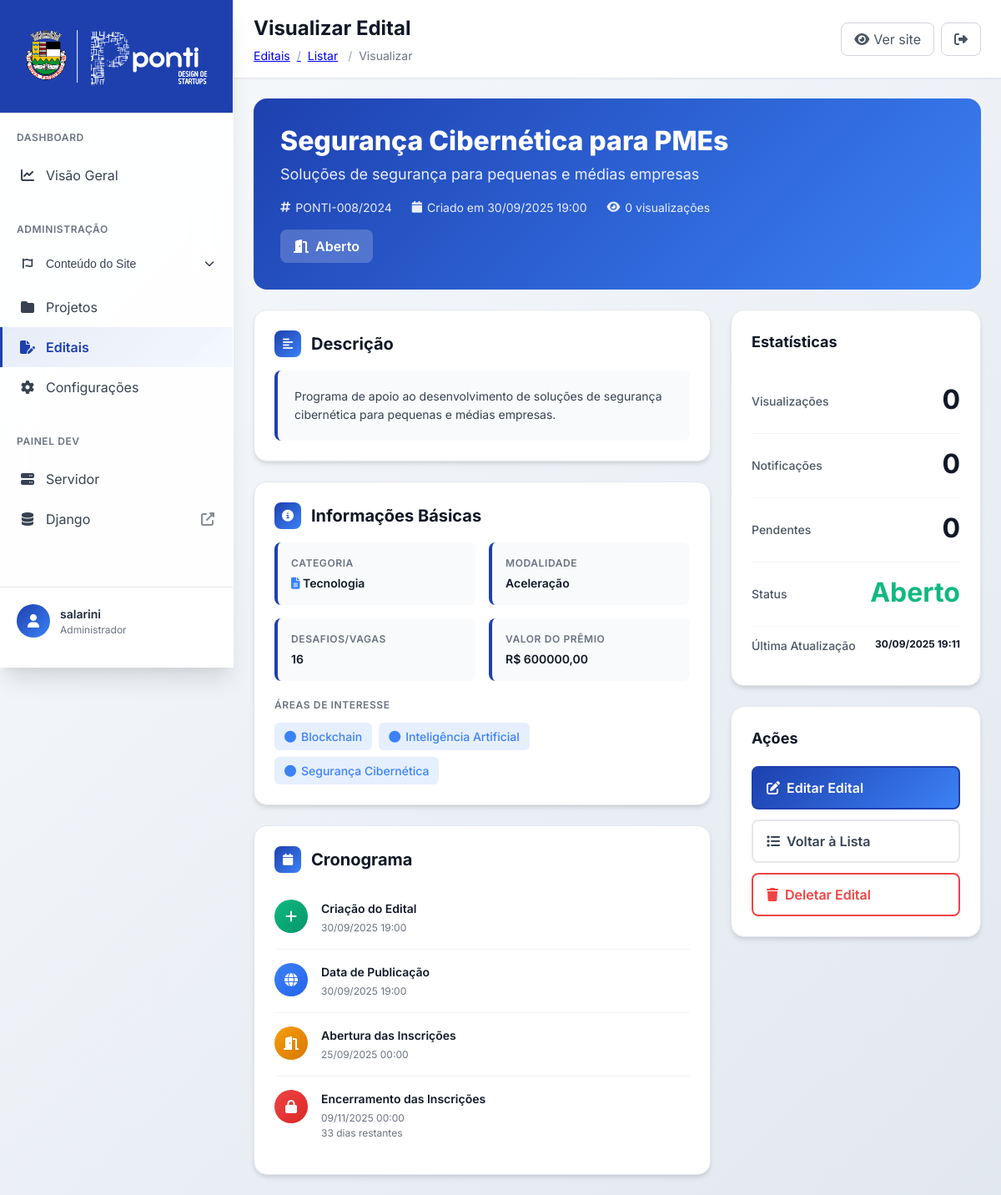
The app's page /editais/admin/editais/16/visualizar/ (signed in), older data.
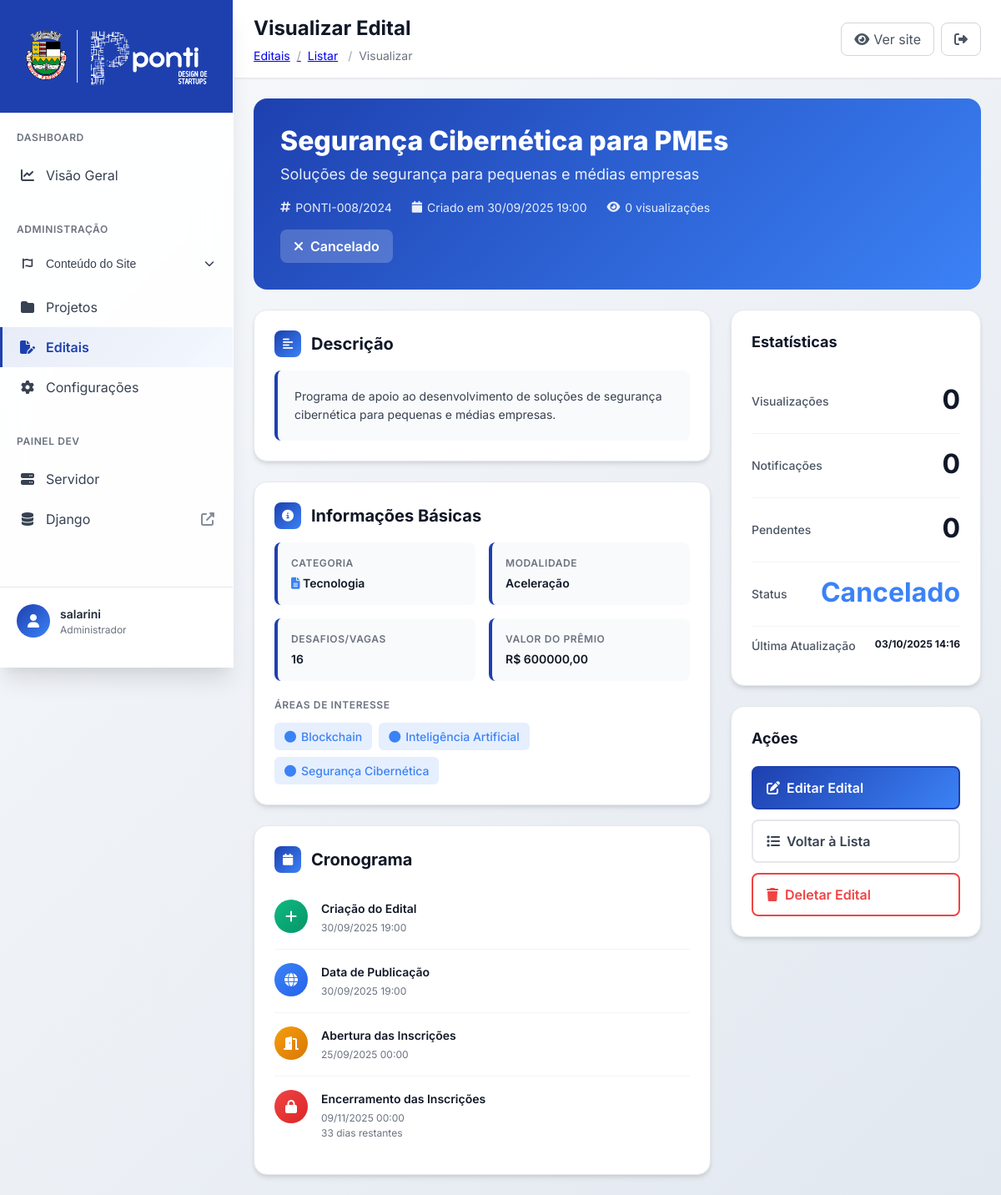
The same page, newer data.
### editais/models.py (models this page shows, shortened)
class Edital(models.Model):
    STATUS_CHOICES = [
        ('rascunho', 'Rascunho'),
        ('em_breve', 'Em Breve'),
        ('aberto', 'Aberto'),
        ('encerrado', 'Encerrado'),
        ('suspenso', 'Suspenso'),
        ('cancelado', 'Cancelado'),
    ]
    MODALIDADE_CHOICES = [
        ('fomento', 'Fomento'),
        ('aceleracao', 'Aceleração'),
        ('premio', 'Prêmio'),
        ('chamada_publica', 'Chamada Pública'),
        ('outro', 'Outro'),
    ]
    titulo = models.CharField(
        max_length=200,
        verbose_name="Título do Edital",
        help_text="Ex: EDITAL SECTIDE 001/2025"
    )
    numero_edital = models.CharField(
        max_length=50,
        unique=True,
        verbose_name="Número do Edital",
        help_text="Ex: SECTIDE-001/2025"
    )
    slug = models.SlugField(
        max_length=200,
        unique=True,
        verbose_name="Slug",
        help_text="Gerado automaticamente a partir do título"
    )
    subtitulo = models.CharField(
        max_length=300,
        verbose_name="Subtítulo",
        help_text="Descrição breve do edital"
    )
    descricao_completa = models.TextField(
        verbose_name="Descrição Completa",
        help_text="Descrição detalhada do edital"
    )
    categoria = models.ForeignKey(
        CategoriaEdital,
        on_delete=models.CASCADE,
        verbose_name="Categoria"
    )
    areas_interesse = models.ManyToManyField(
        AreaInteresse,
        blank=True,
        verbose_name="Áreas de Interesse",
        help_text="Áreas temáticas do edital"
    )
    modalidade = models.CharField(
        max_length=20,
        choices=MODALIDADE_CHOICES,
        default='fomento',
        verbose_name="Modalidade"
    )
    status = models.CharField(
        max_length=20,
        choices=STATUS_CHOICES,
        default='rascunho',
        verbose_name="Status"
    )
    data_publicacao = models.DateTimeField(
        blank=True,
        null=True,
        verbose_name="Data de Publicação"
    )
    data_abertura = models.DateTimeField(
        blank=True,
        null=True,
        verbose_name="Data de Abertura",
        help_text="Quando as inscrições se iniciam"
    )
    data_encerramento = models.DateTimeField(
        verbose_name="Data de Encerramento",
        help_text="Quando as inscrições se encerram"
    )
    numero_desafios = models.PositiveIntegerField(
        blank=True,
        null=True,
        verbose_name="Número de Desafios",
        help_text="Quantidade de desafios ou vagas (se aplicável)"
    )
    valor_premio = models.DecimalField(
        max_digits=12,
        decimal_places=2,
        blank=True,
        null=True,
        verbose_name="Valor do Prêmio",
        help_text="Valor total em R$ (se aplicável)"
    )
    arquivo_edital = models.FileField(
        upload_to=edital_upload_path,
        blank=True,
        null=True,
        validators=[FileExtensionValidator(['pdf', 'doc', 'docx'])],
        verbose_name="Arquivo do Edital",
        help_text="Arquivo PDF ou DOC do edital completo"
    )
    link_inscricao = models.URLField(
        blank=True,
        verbose_name="Link de Inscrição",
        help_text="URL para inscrições (se externo)"
    )
    link_mais_informacoes = models.URLField(
        blank=True,
        verbose_name="Link Mais Informações",
        help_text="URL para mais informações"
    )
    destaque = models.BooleanField(
        default=False,
        verbose_name="Destacar",
        help_text="Destacar este edital na listagem"
    )
    cor_status = models.CharField(
        max_length=7,
        blank=True,
        verbose_name="Cor do Status",
        help_text="Cor personalizada para o status (opcional)"
    )
    data_criacao = models.DateTimeField(
        default=timezone.now,
        verbose_name="Data de Criação"
    )
    data_atualizacao = models.DateTimeField(
        auto_now=True,
        verbose_name="Última Atualização"
    )
    criado_por = models.ForeignKey(
        'auth.User',
        on_delete=models.SET_NULL,
        null=True,
        blank=True,
        verbose_name="Criado por"
    )
    visualizacoes = models.PositiveIntegerField(
        default=0,
        verbose_name="Visualizações"
    )
    class Meta:
        verbose_name = "Edital"
        verbose_name_plural = "Editais"
        ordering = ['-data_criacao', '-destaque']
    @property
    def dias_restantes(self):
        if not self.data_encerramento:
            return None
        agora = timezone.now()
        if agora > self.data_encerramento:
            return 0
        delta = self.data_encerramento - agora
        return delta.days
    @property
    def cor_status_calculada(self):
        if self.cor_status:
            return self.cor_status
        cores_padrao = {
            'rascunho': '#6b7280',
            'em_breve': '#1e40af',
            'aberto': '#10b981',
            'encerrado': '#ef4444',
            'suspenso': '#f59e0b',
            'cancelado': '#ef4444',
        }
        return cores_padrao.get(self.status, '#6b7280')
    @property
    def icone_status(self):
        icones = {
            'rascunho': 'fas fa-edit',
            'em_breve': 'fas fa-clock',
            'aberto': 'fas fa-door-open',
            'encerrado': 'fas fa-lock',
            'suspenso': 'fas fa-pause',
            'cancelado': 'fas fa-times',
        }
        return icones.get(self.status, 'fas fa-file-alt')

class CategoriaEdital(models.Model):
    nome = models.CharField(
        max_length=50,
        unique=True,
        verbose_name="Nome da Categoria",
        help_text="Ex: STARTUPS, ACELERAÇÃO, FOMENTO"
    )
    slug = models.SlugField(
        max_length=50,
        unique=True,
        verbose_name="Slug",
        help_text="Identificador único para URLs"
    )
    cor = models.CharField(
        max_length=7,
        default="#3b82f6",
        verbose_name="Cor",
        help_text="Código hex da cor (#3b82f6)"
    )
    icone = models.CharField(
        max_length=50,
        default="fas fa-file-alt",
        verbose_name="Ícone",
        help_text="Classe do FontAwesome (fas fa-rocket)"
    )
    descricao = models.TextField(
        blank=True,
        verbose_name="Descrição",
        help_text="Descrição da categoria"
    )
    ativo = models.BooleanField(
        default=True,
        verbose_name="Ativo"
    )
    class Meta:
        verbose_name = "Categoria de Edital"
        verbose_name_plural = "Categorias de Editais"
        ordering = ['nome']

### editais/views.py (the view)
# urls.py: path('admin/editais/<int:edital_id>/visualizar/', views.admin_visualizar_edital, name='admin_visualizar_edital'),
@login_required
@user_passes_test(staff_required)
def admin_visualizar_edital(request, edital_id):
    edital = get_object_or_404(Edital, id=edital_id)
    notificacoes = NotificacaoEdital.objects.filter(edital=edital)
    context = {
        'edital': edital,
        'notificacoes': notificacoes,
        'total_notificacoes': notificacoes.count(),
        'notificacoes_pendentes': notificacoes.filter(notificado=False).count(),
    }
    return render(request, 'editais/admin/visualizar.html', context)

### editais/views.py (called while the page is built)
def staff_required(user):
    return user.is_staff

### editais/templates/editais/admin/visualizar.html (shortened to what the changed rows need)
{% extends 'core_admin/base.html' %}
{% load static %}
{% block page_title %}Visualizar Edital{% endblock %}
{% block content %}
<div class="edital-header">
    <h1 class="edital-title">{{ edital.titulo }}</h1>
    <p class="edital-subtitle">{{ edital.subtitulo }}</p>
    <div class="edital-meta">
        <div class="meta-item">
            <i class="fas fa-hashtag"></i>
            <span>{{ edital.numero_edital }}</span>
        </div>
        <div class="meta-item">
            <i class="fas fa-calendar"></i>
            <span>Criado em {{ edital.data_criacao|date:"d/m/Y H:i" }}</span>
        </div>
        <div class="meta-item">
            <i class="fas fa-eye"></i>
            <span>{{ edital.visualizacoes }} visualizações</span>
        </div>
    </div>
    <div class="status-badge">
        <i class="{{ edital.icone_status }}"></i>
        {{ edital.get_status_display }}
    </div>
</div>
<div class="content-grid">
    <div class="main-content">
        <div class="content-card">
            <div class="description-text">
                {{ edital.descricao_completa|linebreaks }}
            </div>
        </div>
        <div class="content-card">
            <div class="info-grid">
                <div class="info-item">
                    <div class="info-label">Categoria</div>
                    <div class="info-value">
                        <i class="{{ edital.categoria.icone }}" style="color: {{ edital.categoria.cor }};"></i>
                        {{ edital.categoria.nome }}
                    </div>
                </div>
                <div class="info-item">
                    <div class="info-label">Modalidade</div>
                    <div class="info-value">{{ edital.get_modalidade_display }}</div>
                </div>
                {% if edital.numero_desafios %}
                <div class="info-item">
                    <div class="info-label">Desafios/Vagas</div>
                    <div class="info-value">{{ edital.numero_desafios }}</div>
                </div>
                {% endif %}
                {% if edital.valor_premio %}
                <div class="info-item">
                    <div class="info-label">Valor do Prêmio</div>
                    <div class="info-value">R$ {{ edital.valor_premio|floatformat:2 }}</div>
                </div>
                {% endif %}
            </div>
        </div>
        <div class="content-card">
            <div class="timeline-item">
                <div class="timeline-content">
                    <h4>Criação do Edital</h4>
                    <p>{{ edital.data_criacao|date:"d/m/Y H:i" }}</p>
                </div>
            </div>
            {% if edital.data_publicacao %}
            <div class="timeline-item">
                <div class="timeline-icon" style="background: linear-gradient(135deg, #3b82f6, #2563eb);">
                    <i class="fas fa-globe"></i>
                </div>
                <div class="timeline-content">
                    <h4>Data de Publicação</h4>
                    <p>{{ edital.data_publicacao|date:"d/m/Y H:i" }}</p>
                </div>
            </div>
            {% endif %}
            {% if edital.data_abertura %}
            <div class="timeline-item">
                <div class="timeline-icon" style="background: linear-gradient(135deg, #f59e0b, #d97706);">
                    <i class="fas fa-door-open"></i>
                </div>
                <div class="timeline-content">
                    <h4>Abertura das Inscrições</h4>
                    <p>{{ edital.data_abertura|date:"d/m/Y H:i" }}</p>
                </div>
            </div>
            {% endif %}
            <div class="timeline-item">
                <div class="timeline-content">
                    <h4>Encerramento das Inscrições</h4>
                    <p>{{ edital.data_encerramento|date:"d/m/Y H:i" }}</p>
                    {% if edital.dias_restantes is not None %}
                    <p style="color: {% if edital.dias_restantes <= 7 %}var(--error){% else %}var(--gray-500){% endif %};">
                        {% if edital.dias_restantes > 0 %}
                            {{ edital.dias_restantes }} dias restantes
                        {% elif edital.dias_restantes == 0 %}
                            Encerra hoje
                        {% else %}
                            Encerrado há {{ edital.dias_restantes|add:"-1" }} dias
                        {% endif %}
                    </p>
                    {% endif %}
                </div>
            </div>
        </div>
    </div>
    <div class="sidebar">
        <div class="stats-card">
            <div class="stat-item">
                <span class="stat-label">Visualizações</span>
                <span class="stat-value">{{ edital.visualizacoes }}</span>
            </div>
            <div class="stat-item">
                <span class="stat-label">Status</span>
                <span class="stat-value" style="color: {{ edital.cor_status_calculada }};">
                    {{ edital.get_status_display }}
                </span>
            </div>
            <div class="stat-item">
                <span class="stat-label">Última Atualização</span>
                <span class="stat-value" style="font-size: 0.75rem;">
                    {{ edital.data_atualizacao|date:"d/m/Y H:i" }}
                </span>
            </div>
        </div>
    </div>
</div>
{% endblock %}

Row changes from the older to the newer data that the page shows:
changed Edital "Segurança Cibernética para PMEs": status "Aberto" → "Cancelado"; cor_status empty → "#3b82f6" (drawn); data_atualizacao "30/09/2025 19:11" → "03/10/2025 14:16"
